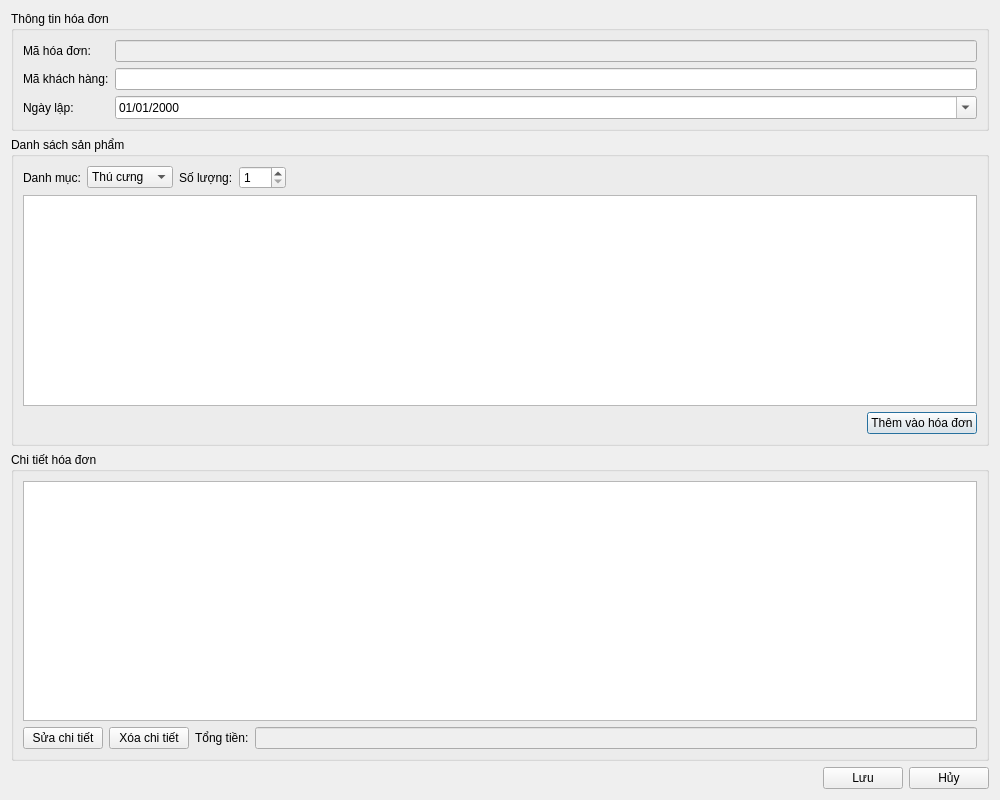
<?xml version="1.0" encoding="UTF-8"?>
<ui version="4.0">
 <class>EditInvoiceDialog</class>
 <widget class="QDialog" name="EditInvoiceDialog">
  <property name="geometry">
   <rect>
    <x>0</x>
    <y>0</y>
    <width>1000</width>
    <height>800</height>
   </rect>
  </property>
  <property name="windowTitle">
   <string>Sửa Hóa Đơn</string>
  </property>
  <layout class="QVBoxLayout" name="verticalLayout">
   <!-- Thông tin hóa đơn -->
   <item>
    <widget class="QGroupBox" name="invoiceGroup">
     <property name="title">
      <string>Thông tin hóa đơn</string>
     </property>
     <layout class="QFormLayout" name="formLayout">
      <item row="0" column="0">
       <widget class="QLabel" name="label">
        <property name="text">
         <string>Mã hóa đơn:</string>
        </property>
       </widget>
      </item>
      <item row="0" column="1">
       <widget class="QLineEdit" name="invoiceId">
        <property name="enabled">
         <bool>false</bool>
        </property>
       </widget>
      </item>
      <item row="1" column="0">
       <widget class="QLabel" name="label_2">
        <property name="text">
         <string>Mã khách hàng:</string>
        </property>
       </widget>
      </item>
      <item row="1" column="1">
       <widget class="QLineEdit" name="customerId"/>
      </item>
      <item row="2" column="0">
       <widget class="QLabel" name="label_3">
        <property name="text">
         <string>Ngày lập:</string>
        </property>
       </widget>
      </item>
      <item row="2" column="1">
       <widget class="QDateEdit" name="invoiceDate">
        <property name="displayFormat">
         <string>dd/MM/yyyy</string>
        </property>
        <property name="calendarPopup">
         <bool>true</bool>
        </property>
       </widget>
      </item>
     </layout>
    </widget>
   </item>
   
   <!-- Danh mục và danh sách sản phẩm -->
   <item>
    <widget class="QGroupBox" name="productGroup">
     <property name="title">
      <string>Danh sách sản phẩm</string>
     </property>
     <layout class="QVBoxLayout" name="verticalLayout_2">
      <item>
       <layout class="QHBoxLayout" name="horizontalLayout_3">
        <item>
         <widget class="QLabel" name="label_4">
          <property name="text">
           <string>Danh mục:</string>
          </property>
         </widget>
        </item>
        <item>
         <widget class="QComboBox" name="categoryCombo">
          <item>
           <property name="text">
            <string>Thú cưng</string>
           </property>
          </item>
          <item>
           <property name="text">
            <string>Sản phẩm</string>
           </property>
          </item>
         </widget>
        </item>
        <item>
         <widget class="QLabel" name="label_5">
          <property name="text">
           <string>Số lượng:</string>
          </property>
         </widget>
        </item>
        <item>
         <widget class="QSpinBox" name="quantitySpinBox">
          <property name="minimum">
           <number>1</number>
          </property>
          <property name="maximum">
           <number>999</number>
          </property>
          <property name="value">
           <number>1</number>
          </property>
         </widget>
        </item>
        <item>
         <spacer name="horizontalSpacer_2">
          <property name="orientation">
           <enum>Qt::Horizontal</enum>
          </property>
          <property name="sizeHint" stdset="0">
           <size>
            <width>40</width>
            <height>20</height>
           </size>
          </property>
         </spacer>
        </item>
       </layout>
      </item>
      <item>
       <widget class="QTableWidget" name="productTable">
        <property name="minimumHeight">
         <number>200</number>
        </property>
        <property name="selectionMode">
         <enum>QAbstractItemView::SingleSelection</enum>
        </property>
        <property name="selectionBehavior">
         <enum>QAbstractItemView::SelectRows</enum>
        </property>
       </widget>
      </item>
      <item>
       <layout class="QHBoxLayout" name="horizontalLayout_4">
        <item>
         <spacer name="horizontalSpacer_3">
          <property name="orientation">
           <enum>Qt::Horizontal</enum>
          </property>
          <property name="sizeHint" stdset="0">
           <size>
            <width>40</width>
            <height>20</height>
           </size>
          </property>
         </spacer>
        </item>
        <item>
         <widget class="QPushButton" name="addToInvoiceButton">
          <property name="text">
           <string>Thêm vào hóa đơn</string>
          </property>
         </widget>
        </item>
       </layout>
      </item>
     </layout>
    </widget>
   </item>

   <!-- Chi tiết hóa đơn -->
   <item>
    <widget class="QGroupBox" name="detailGroup">
     <property name="title">
      <string>Chi tiết hóa đơn</string>
     </property>
     <layout class="QVBoxLayout" name="verticalLayout_3">
      <item>
       <widget class="QTableWidget" name="detailTable">
        <property name="minimumHeight">
         <number>200</number>
        </property>
        <property name="selectionMode">
         <enum>QAbstractItemView::SingleSelection</enum>
        </property>
        <property name="selectionBehavior">
         <enum>QAbstractItemView::SelectRows</enum>
        </property>
       </widget>
      </item>
      <item>
       <layout class="QHBoxLayout" name="horizontalLayout">
        <item>
         <widget class="QPushButton" name="editDetailButton">
          <property name="text">
           <string>Sửa chi tiết</string>
          </property>
         </widget>
        </item>
        <item>
         <widget class="QPushButton" name="deleteDetailButton">
          <property name="text">
           <string>Xóa chi tiết</string>
          </property>
         </widget>
        </item>
        <item>
         <widget class="QLabel" name="totalLabel">
          <property name="text">
           <string>Tổng tiền:</string>
          </property>
         </widget>
        </item>
        <item>
         <widget class="QLineEdit" name="totalAmount">
          <property name="enabled">
           <bool>false</bool>
          </property>
          <property name="alignment">
           <set>Qt::AlignRight|Qt::AlignTrailing|Qt::AlignVCenter</set>
          </property>
         </widget>
        </item>
       </layout>
      </item>
     </layout>
    </widget>
   </item>

   <!-- Buttons -->
   <item>
    <layout class="QHBoxLayout" name="horizontalLayout_2">
     <item>
      <spacer name="horizontalSpacer">
       <property name="orientation">
        <enum>Qt::Horizontal</enum>
       </property>
       <property name="sizeHint" stdset="0">
        <size>
         <width>40</width>
         <height>20</height>
        </size>
       </property>
      </spacer>
     </item>
     <item>
      <widget class="QPushButton" name="saveButton">
       <property name="text">
        <string>Lưu</string>
       </property>
      </widget>
     </item>
     <item>
      <widget class="QPushButton" name="cancelButton">
       <property name="text">
        <string>Hủy</string>
       </property>
      </widget>
     </item>
    </layout>
   </item>
  </layout>
 </widget>
</ui>
